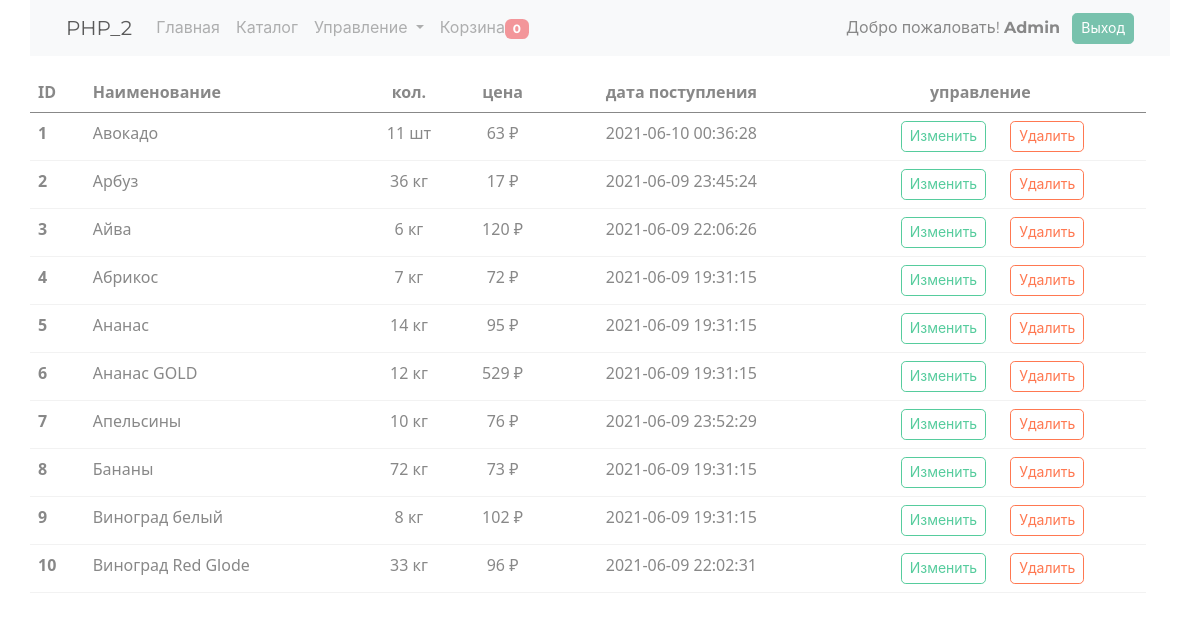
The app's page /admin/product (signed in), older data.
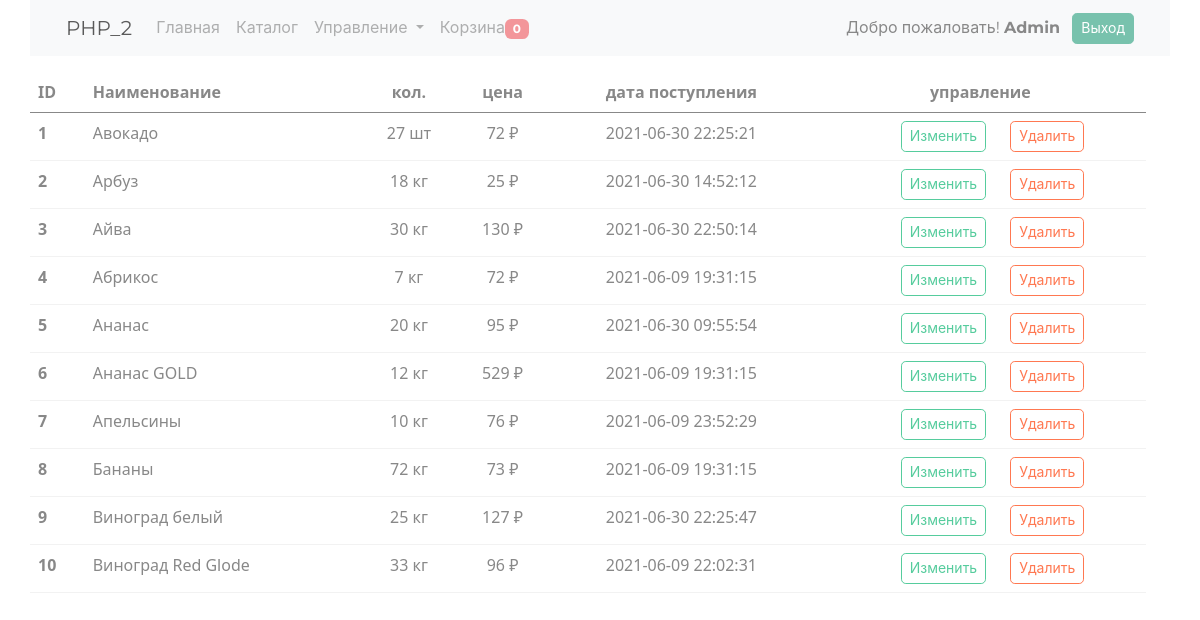
The same page, newer data.
### tables this page shows
CREATE TABLE `product` (
  `id` bigint UNSIGNED NOT NULL,
  `title` varchar(255) NOT NULL,
  `article` bigint UNSIGNED NOT NULL DEFAULT '0',
  `description` text NOT NULL,
  `price` bigint NOT NULL,
  `weight` varchar(20) NOT NULL DEFAULT '0',
  `count` bigint NOT NULL,
  `units` text NOT NULL,
  `category_id` bigint UNSIGNED NOT NULL DEFAULT '6',
  `image` text,
  `created_at` datetime DEFAULT CURRENT_TIMESTAMP
);

### engine/Request.php (called while the page is built, shortened)
<?php
class Request
{
    protected $controllerName;
    protected function parseRequest()
    {
        $this->requestString = $_SERVER['REQUEST_URI'];
        $url = explode('/', $this->requestString);
        $this->controllerName = $url[1];
        $data = json_decode(file_get_contents('php://input'));
    }
    public function getControllerName()
    {
        if (strtolower($this->controllerName) == 'admin'){
            if (Users::isAdmin()) {
                return $this->controllerName;
            }
            die();
        }
        return $this->controllerName;
    }
}

### models/user/Users.php (called while the page is built, shortened)
<?php
class Users extends Model
{
    public static function isAuth()
    {
        return isset($_SESSION['login']);
    }
    public static function isAdmin()
    {
        return $_SESSION['role'] == 1;
    }
    public static function getName()
    {
        return $_SESSION['login'];
    }
    public static function getFastName()
    {
        return (isset($_SESSION['fastName'])) ? $_SESSION['fastName'] : 'Гость';
    }
}

### models/product/Product.php (called while the page is built, shortened)
<?php
class Product extends Model
{
    protected static function getTableName()
    {
        return 'product';
    }
}

### models/DBModel.php (called while the page is built, shortened)
<?php
abstract class DBModel implements IModel
{
    public static function getCountWhere($name, $value)
    {
        $tableName = static::getTableName();
        $sql = "SELECT count(*) as count FROM {$tableName} WHERE `{$name}` = :value";
        return DB::getInstance()->queryOne($sql, ['value' => $value])['count'];
    }
    public static function getAll()
    {
        $tableName = static::getTableName();
        $sql = "SELECT * FROM {$tableName}";
        return DB::getInstance()->queryObjectAll($sql, [], get_called_class());
    }
}

### traits/TSinletone.php (called while the page is built, shortened)
<?php
trait TSinletone
{
    private static $instance = null;
    public static function getInstance() {
        if (is_null(static::$instance)) {
            static::$instance = new static();
        }
        return static::$instance;
    }
}

### engine/Db.php (called while the page is built, shortened)
<?php
class Db implements IDb
{
    private $config = [
        'driver' => 'mysql',
        'host' => 'localhost',
        'db' => 'shopphp',
        'charset' => 'UTF8',
        'username' => 'root',
        'password' => 'root',
    ];
    protected $db = null;
    protected function getDb(): PDO
    {
        if (is_null($this->db)) {
            $this->db = new PDO($this->getDbConfig(),
                $this->config['username'],
                $this->config['password']
            );
            $this->db->setAttribute(PDO::ATTR_DEFAULT_FETCH_MODE, PDO::FETCH_ASSOC);
        }
        return $this->db;
    }
    protected function getDbConfig(): string
    {
        return sprintf('%s:host=%s;dbname=%s;charset=%s',
            $this->config['driver'],
            $this->config['host'],
            $this->config['db'],
            $this->config['charset']
        );
    }
    protected function query($sql, $params)
    {
        $sql = $this->getDb()->prepare($sql);
        $sql->execute($params);
        return $sql;
    }
    public function queryObjectAll($sql, $params, $class)
    {
        $sql = $this->query($sql, $params);
        $sql->setFetchMode(PDO::FETCH_CLASS | PDO::FETCH_PROPS_LATE, $class);
        return $sql->fetchAll();
    }
    public function queryOne($sql, $params)
    {
        return $this->query($sql, $params)->fetch();
    }
}

### engine/Session.php (called while the page is built, shortened)
<?php
class Session
{
    public function getId()
    {
        return session_id();
    }
}

### models/backet/Basket.php (called while the page is built, shortened)
<?php
class Basket extends Model
{
    protected static function getTableName(): string
    {
        return 'basket';
    }
}

### models/Model.php (called while the page is built, shortened)
<?php
abstract class Model extends DBModel
{
    public function __get($name)
    {
        return $this->$name;
    }
}

### views/admin/admin_product.php (the view, shortened to what this page needs)
<table class="table table-hover">
    <thead>
    <tr>
        <th scope="col">ID</th>
        <th scope="col">Наименование</th>
        <th scope="col" class="text-center">кол.</th>
        <th scope="col" class="text-center">цена</th>
        <th scope="col" class="text-center">дата поступления</th>
        <th colspan="2" class="text-center">управление</th>
    </tr>
    </thead>
    <tbody>
    <? foreach ($catalog as $item): ?>
        <tr class="class='table-success" ?>
            <th scope="row"><?= $item->id ?></th>
            <td><?= $item->title ?></td>
            <td class="text-center"><?= $item->count ?> <?= $item->units ?></td>
            <td class="text-center"><?= $item->price ?> ₽</td>
            <td class="text-center"><?= $item->created_at ?></td>
            <td class="text-end">
                <button type="button" class="btn btn-outline-success mx-2 btn-sm" data-bs-toggle="modal"
                        data-bs-target="#exampleProduct<?= $item->id ?>">Изменить
                </button>
            </td>
            <td class="text-start">
                <a class="btn btn-outline-danger btn-sm" data-id="<?= $item->id ?>">Удалить</a>
            </td>
        </tr>
    <? endforeach; ?>
    </tbody>
</table>
<? foreach ($catalog as $item): ?>
    </div>
<? endforeach; ?>

### public/index.php (shortened to what this page needs)
<?php
$request = new Request();
$controllerName = $request->getControllerName() ?: 'index';
$actionName = $request->getActionName();
$controllerClass = CONTROLLER_DIR . ucfirst($controllerName) . 'Controller';
if (class_exists($controllerClass)) {
    $controller = new $controllerClass(new Render());
    $controller->runAction($actionName);
}

### controller/Controller.php (shortened to what this page needs)
<?php
abstract class Controller implements IController
{
    private $defaultAction = 'index';
    private $layout = 'main';
    private $useLayout = true;
    private $render;
    public function __construct(IRender $render)
    {
        $this->render = $render;
    }
    public function runAction($action)
    {
        $this->action = $action ?? $this->defaultAction;
        $method = 'action' . ucfirst($this->action);
        if (method_exists($this, $method)) {
            $this->$method();
        } else {
            die('404 error action');
        }
    }
    protected function render($template, $params = [])
    {
        if ($this->useLayout) {
            return $this->render->renderTemplate("layouts/{$this->layout}", [
                'menu' => $this->render->renderTemplate('menu', [
                    'isAuth' => Users::isAuth(),
                    'user' => Users::getName(),
                    'fast_name' => Users::getFastName(),
                    'count' => Basket::getCountWhere('session_id', (new Session())->getId()),
                    'isAdmin' => Users::isAdmin()
                ]),
                'content' => $this->render->renderTemplate($template, $params)
            ]);
        } else {
            return $this->render->renderTemplate($template, $params);
        }
    }
}

### controller/AdminController.php (shortened to what this page needs)
<?php
class AdminController extends Controller
{
    public function actionProduct()
    {
        $catalog = Product::getAll();
        echo $this->render('admin/admin_product', [
            'catalog' => $catalog,
        ]);
    }
}

### engine/Render.php (shortened to what this page needs)
<?php
class Render implements IRender
{
    public function renderTemplate($template, $params = [])
    {
        extract($params);
        $templatePath = ROOT . VIEWS_DIR . $template . '.php';
        if (file_exists($templatePath)) {
            include $templatePath;
            return ob_get_clean();
        } else {
            die('404 error render tmpl');
        }
    }
}

### views/menu.php (shortened to what this page needs)
<nav class="navbar navbar-expand-lg navbar-light bg-light">
    <div class="container-fluid">
        <a class="navbar-brand" href="/">PHP_2</a>
        <div class="collapse navbar-collapse" id="navbarSupportedContent">
            <ul class="navbar-nav me-auto mb-2 mb-lg-0">
                <li class="nav-item">
                    <a class="nav-link" aria-current="page" href="/">Главная</a>
                </li>
                <li class="nav-item">
                    <a class="nav-link" href="/product">Каталог</a>
                </li>
                <? if($isAdmin): ?>
                <li class="nav-item dropdown">
                    <a class="nav-link dropdown-toggle" href="#" id="navbarDropdown" role="button" data-bs-toggle="dropdown" aria-expanded="false">
                        Управление
                    </a>
                </li>
                <? endif; ?>
                <li class="nav-item">
                    <a class="nav-link" href="/basket" >Корзина<span class="badge bg-secondary" id="countBasket"><?=$count?></span></a>
                </li>
            </ul>
            <? if($isAuth): ?>
                <div>Добро пожаловать! <b><?=$fast_name?></b> <a href="/auth/Logout" class="btn btn-primary ms-2 btn-sm">Выход</a>
                </div>
            <? endif; ?>
        </div>
    </div>
</nav>

### views/layouts/main.php (shortened to what this page needs)
<!DOCTYPE html>
<html lang="ru">
<head>
    <link rel="stylesheet" href="/style/bootstrap.min.css">
</head>
<body>
<div class="container">
    <div class="row">
        <?= $menu ?>
    </div>
    <div class="row mt-3">
        <?= $content ?>
</body>
</html>

Row changes from the older to the newer data that the page shows:
changed product "Авокадо": count "11" → "27"; price "63" → "72"; created_at "2021-06-10 00:36:28" → "2021-06-30 22:25:21"
changed product "Арбуз": count "36" → "18"; price "17" → "25"; created_at "2021-06-09 23:45:24" → "2021-06-30 14:52:12"
changed product "Айва": count "6" → "30"; price "120" → "130"; created_at "2021-06-09 22:06:26" → "2021-06-30 22:50:14"
changed product "Ананас": count "14" → "20"; created_at "2021-06-09 19:31:15" → "2021-06-30 09:55:54"
changed product "Виноград белый": count "8" → "25"; price "102" → "127"; created_at "2021-06-09 19:31:15" → "2021-06-30 22:25:47"
